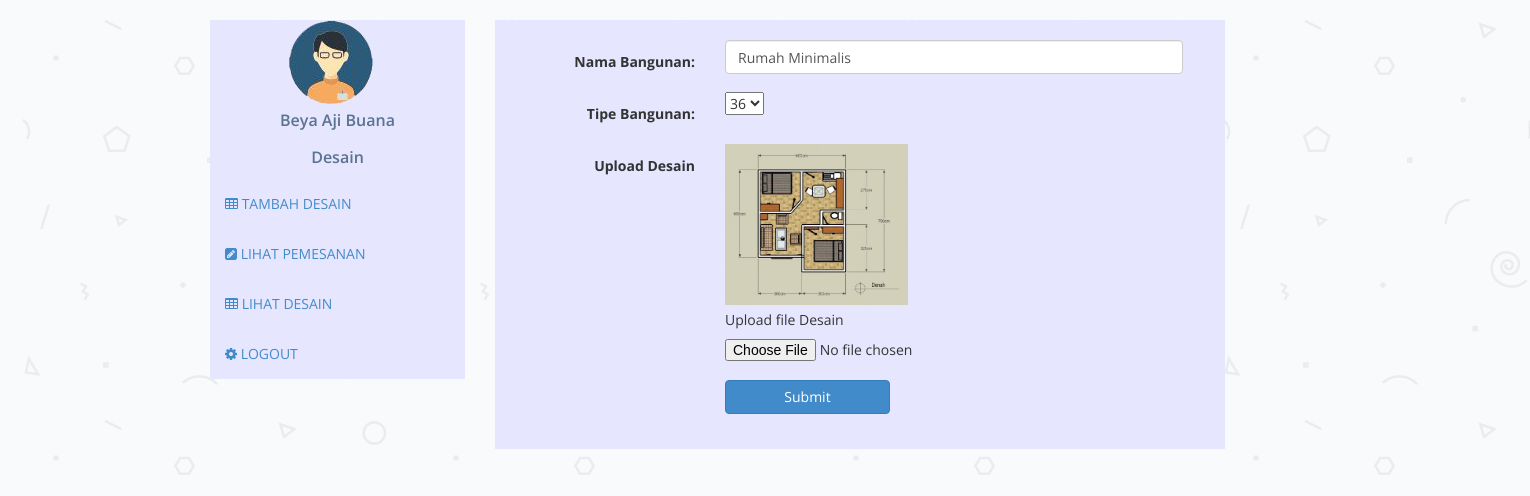
Page /index.php?editdesain=1 on the committed database.
### tables this page shows
CREATE TABLE `desain` (
  `idDesain` int(11) NOT NULL,
  `namaBangunan` varchar(60) NOT NULL,
  `tipe` int(100) NOT NULL,
  `gambar` varchar(100) NOT NULL,
  `pdf` varchar(100) NOT NULL
);

### model/model2.php (called while the page is built, shortened)
<?php
class model2{
	function execute($query){
		return mysql_query($query);
	}
	function editDesain($idDesain){
		$query = "select * from desain where idDesain = '$idDesain'";
		return $this->execute($query);
	}
}
?>

### edit_desain.php (the view, shortened to what this page needs)
<?php include 'sidebar_desain.php';?>
<head>
        <link href="assets/css/bootstrap.css" rel="stylesheet" />
        <link href="assets/css/font-awesome.min.css" rel="stylesheet" />
        <link href="assets/css/style2.css" rel="stylesheet" />
    </head>
    <body>
<div class="col-md-8">
  <div class="profile-content">
    <div class="container">
      <form class="form-horizontal" action="index.php?updatedesain" method="post" enctype="multipart/form-data">
        <div class="form-group">
          <label class="align col-sm-2 control-label text-left" for="nama">Nama Bangunan: </label>
          <div class="col-sm-5">
            <input type="text" class="form-control" name="namaBangunan" value="<?=$row['namaBangunan']?>" >
          </div>
        </div>
        <div class="form-group">
          <label class="align col-sm-2 control-label text-left" for="nama">Tipe Bangunan: </label>
          <div class="col-sm-5">
             <select name="tipe" value ="<?=$row['tipe']?>" >
            <option><?=$row['tipe']?></option>
          </select>
          </div>
        </div>
        <div class="form-group">
          <label class="control-label col-sm-2">Upload Desain</label>
          <div class="col-sm-5">
             <a href="<?php echo $row['gambar']?>" target='_blank'><img width='40%' src="<?php echo $row['gambar']?>"></a>
             <br>
            Upload file Desain
            <input type="file" name="gambar">
          </div>
        </div>
        <div class="form-group">
          <div class="col-sm-offset-2 col-sm-2">
            <button type="submit" class="btn btn-block btn-primary" name="upload">Submit</button>
          </div>
        </div>
      </form>
    </div>
  </div>
</div>
</div>
</div>
</div>
</body>

### controller/controller2.php (shortened to what this page needs)
<?php
include "model/model2.php";
class controller2{
	function __construct(){
		$this->model = new model2();
	}
	function editDesain($idDesain){
		$result = $this->model->editDesain($idDesain);
		while ($row = mysql_fetch_array($result)) {
			include "edit_desain.php";
		};
	}
}
?>

### sidebar_desain.php
<div class="section">
      <div class="container">
        <div class="row profile">
          <div class="col-md-3">
      <div class="profile-sidebar">
          <div class="col-sm-12 col-sm-offset-3 col">
          <img src="assets/img/admin2.png" class="img-responsive" alt="">
          </div>
        <div class="profile-usertitle">
          <div class="profile-usertitle-name">
            Beya Aji Buana
          </div>
          <div class="profile-usertitle-name">
            Desain
          </div>
        </div>
        <div class="profile-usermenu">
          <ul class="nav">
            <li>
              <a href="vTambahDesain.php">
              <i class="fa fa-table fa"></i>
              TAMBAH DESAIN </a>
            </li>
            <li>
              <a href="index.php?pemesanandesaindesain">
              <i class="fa  fa-pencil-square fa"></i>
              LIHAT PEMESANAN </a>
            </li>
            <li>
              <a href="index.php?lihatdesain">
              <i class="fa fa-table fa"></i>
              LIHAT DESAIN
              </a>
              </li>
            <li>
              <a href="logout.php?logout=true">
              <i class="fa fa-cog fa"></i>
              LOGOUT </a>
            </li>
          </ul>
        </div>
      </div>
    </div>

### assets/css/style2.css (style rules this page uses)
body { font-family: 'Open Sans', sans-serif; line-height: 30px; background:url('../img/img.jpg'); }
.profile { margin: 20px 0; }
.profile-sidebar { padding: 0px; background: #e6e6ff; }
.profile-usertitle { text-align: center; margin-top: 0px; }
.profile-usertitle-name { color: #5a7391; font-size: 16px; font-weight: 600; margin-bottom: 7px; }
.profile-content { padding: 20px; background: #e6e6ff; min-height: 400px; }

### rows in the picture
desain: namaBangunan "Rumah Minimalis", tipe "36", gambar (picture)
